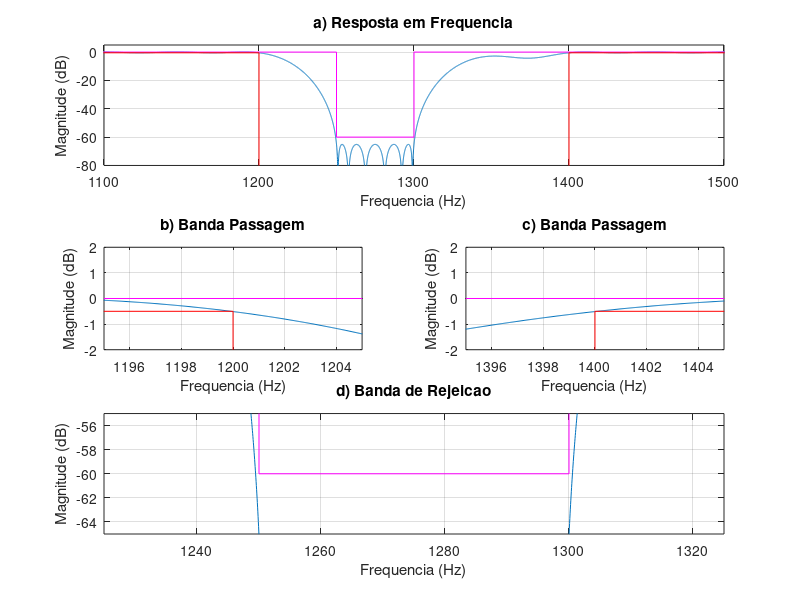

Write MATLAB code to recreate this figure. (Note: this script raises an error after producing the figure.)
% Projeto filtro 4 FIR PM
% BP - (fa = 8000 Hz, f1 = 1200 Hz; f2 = 1250 Hz, f3 = 1300 Hz;
% f4 = 1400 Hz, Ap = 0.5 dB, As = 60 dB, GdB = 0 dB)

close all;
clear all;
clc;

ExecutarAjuste = 1;

%% Especificacoes
Ap = 0.5; As = 60; GdB = 0;

fa = 8000;
fp1 = 1200; fp2 = 1400;
fs1 = 1250; fs2 = 1300;

fcuts = [fp1 fs1 fs2 fp2];
w = fcuts/fa*(2*pi);
wp1 = w(1)/pi; ws1 = w(2)/pi; ws2 = w(3)/pi; wp2 = w(4)/pi;

mags = [1 0 1];
devs_As = 10^(-As/20);
devs_Ap = 1-10^(-Ap/20);
devs = [devs_Ap devs_As devs_Ap];
G0 = GdB;

if ExecutarAjuste
    G0 = G0 - 0.23;
end

% calculo da ordem com firpmord
[n,f0,a0,w0] = firpmord(fcuts,mags,devs,fa);

% calculo algoritmo PM
h_pm = firpm(n,f0,a0,w0);
h_pm = h_pm*10^(G0/20);

%%
figure(1)
subplot(3,2,[1 2])
[h, w] = freqz(h_pm, 1, linspace(0,pi,100000));
% plot(w/pi, abs(h)); grid on;
plot(w*fa/2/pi,20*log10(abs(h))); grid on;
title('a) Resposta em Frequencia')
xlim([1100 1500]); ylim([-80 5]);
hold on;
Amin = 80;
plot([0, ws1, ws1, ws2, ws2, 1]*fa/2, [0, 0, -As, -As, 0,0], '-m')
plot([0, wp1, wp1, wp2, wp2, 1]*fa/2, [-Ap, -Ap, -120, -120, -Ap, -Ap], '-r')
xlabel('Frequencia (Hz)');
ylabel('Magnitude (dB)');

subplot(3,2,3)
plot(w*fa/2/pi,20*log10(abs(h))); grid on;
title('b) Banda Passagem')
grid on; hold on;
plot([0, ws1, ws1, ws2, ws2, 1]*fa/2, [0, 0, -As, -As, 0,0], '-m')
plot([0, wp1, wp1, wp2, wp2, 1]*fa/2, [-Ap, -Ap, -120, -120, -Ap, -Ap], '-r')
xlim([1195 1205]); ylim([-2 2]);
xlabel('Frequencia (Hz)');
ylabel('Magnitude (dB)');

subplot(3,2,4)
plot(w*fa/2/pi,20*log10(abs(h))); grid on;
title('c) Banda Passagem')
grid on; hold on;
plot([0, ws1, ws1, ws2, ws2, 1]*fa/2, [0, 0, -As, -As, 0,0], '-m')
plot([0, wp1, wp1, wp2, wp2, 1]*fa/2, [-Ap, -Ap, -120, -120, -Ap, -Ap], '-r')
xlim([1395 1405]); ylim([-2 2]);
xlabel('Frequencia (Hz)');
ylabel('Magnitude (dB)');

subplot(3,2,5:6)
plot(w*fa/2/pi,20*log10(abs(h))); grid on;
title('d) Banda de Rejeicao')
grid on; hold on;
plot([0, ws1, ws1, ws2, ws2, 1]*fa/2, [0, 0, -As, -As, 0,0], '-m')
plot([0, wp1, wp1, wp2, wp2, 1]*fa/2, [-Ap, -Ap, -120, -120, -Ap, -Ap], '-r')
xlim([1225 1325]); ylim([-65 -55]);
xlabel('Frequencia (Hz)');
ylabel('Magnitude (dB)');

%%
% figure(2)
% %suptitle(['LP FIR ' num2str(fp) '-' num2str(fs) ' Ordem: ' num2str(2*M+1)])
% 
% escala = fa/2;
% subplot(3,2,[4 6])
% zplane(h_pm, 1);
% axis([-2 2 -2 2])
% title('e) Diagrama de polos (x) e zeros (o)')
% xlabel('Real');
% ylabel('Imaginario');
% 
% clear h w
% [h, w] = freqz(h_pm, 1, 'whole');
% 
% subplot(322)
% x_imp = [0:length(h_pm)-1]/fa*1000;
% stem(x_imp, h_pm); grid on;
% title('b) Resposta ao impulso')
% xlabel('Amostras (ms)');
% ylabel('Amplitude (adm)');
% 
% subplot(321)
% [h, w] = freqz(h_pm, 1, linspace(0,pi,100000));
% % plot(w/pi, abs(h)); grid on;
% plot(w*fa/2/pi,20*log10(abs(h))); grid on;
% title('a) Resposta em Frequencia')
% xlim([1100 1500]); ylim([-80 5]);
% grid on; hold on;
% xlabel('Frequencia (Hz)');
% ylabel('Magnitude (dB)');
% 
% Amin = 80;
% plot([0, ws1, ws1, ws2, ws2, 1]*fa/2, [0, 0, -As, -As, 0,0], '-m')
% plot([0, wp1, wp1, wp2, wp2, 1]*fa/2, [-Ap, -Ap, -120, -120, -Ap, -Ap], '-r')
% xlim([1100 1500])
% 
% subplot(323)
% plot(w/pi*escala, unwrap(angle(h))/pi); grid on;
% title('c) Resposta de Fase')
% xlabel('Frequencia (Hz)');
% ylabel('Fase (rad)');
% 
% subplot(325)
% [del_y, del_x] = grpdelay(h_pm, 1);
% plot(del_x/pi*fa/2, del_y/fa*1000);
% title('d) Atraso de grupo')
% xlabel('Frequencia (Hz)');
% ylabel('Tempo (ms)');

%%
syms z
H(z) = poly2sym(h_pm, z);
pretty(vpa(collect(H(z)), 3))
